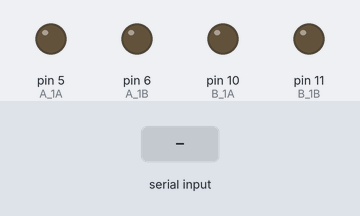
Bench run of a sketch on a simulated Arduino Uno, built with avr-gcc and run on an emulated ATmega328P. Parts: output pins drawn as LEDs (lit = HIGH). Inputs (shaded band) come from the test bench.

Above: at 1.2 s.
1.3 s: "F" received over the second serial link
At 2.5 s:
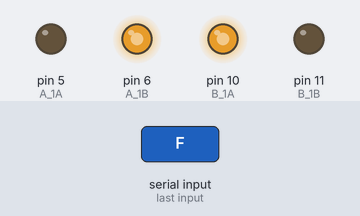
2.8 s: "B" received over the second serial link
At 3.7 s:
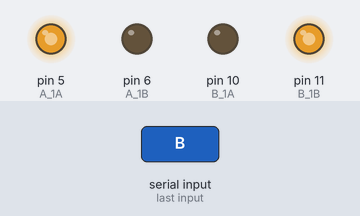
4.3 s: "L" received over the second serial link
At 4.9 s:
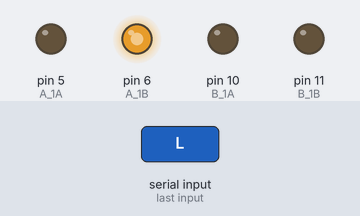
5.8 s: "R" received over the second serial link
At 7.0 s:
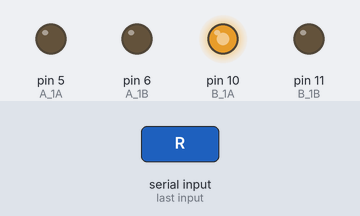
7.3 s: "b" received over the second serial link
At 8.4 s:
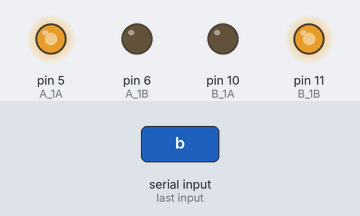
8.8 s: "l" received over the second serial link
At 9.6 s:
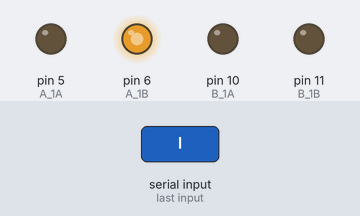
Timing chart, 0 to 11.3 s (numbered marks = the images above; inputs shaded):
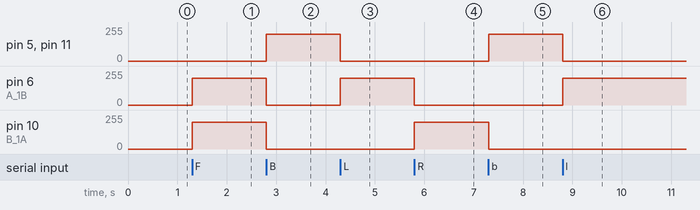

The sketch:

sketch_rc_car_without_cover.ino
```cpp
/*
 * RC car controlled by smartphone with bluetooth communication
 *
 * Control commands send through bluetooth module such as HC-06, HM-10 etc.
 * L9110S motor driver is used for controlling two motors.
 * For more informations : https://www.youtube.com/toymakers or http://cafe.naver.com/toymakers
 *
 * September 17, 2018 programmed by Maker Mentor
 *
 */

 #include <SoftwareSerial.h>

SoftwareSerial BTSerial(13, 12);    // TX:13, RX:12

// Inialize pin number for motor A
#define A_1A  5
#define A_1B  6

// Inialize pin number for motor B
#define B_1A  10
#define B_1B  11

int carSpeed = 200; // Speed of motor

void setup() {
  BTSerial.begin(9600);
  Serial.begin(9600);

  // Set pin mode as OUTPUT for motor A
  pinMode(A_1A, OUTPUT);
  pinMode(A_1B, OUTPUT);

  // Set pin mode as OUTPUT for motor B
  pinMode(B_1A, OUTPUT);
  pinMode(B_1B, OUTPUT);

  // Stop all motors
  stop_moving();
}

void loop() {

  if (BTSerial.available()) {

    char command = BTSerial.read(); // Save a command received from bluetooth module

    if (command == 'F' || command == 'f') {       // Moving forward
      moving_forward();
    }
    else if (command == 'B' || command == 'b') {  // Moving backward
      moving_backward();
    }
    else if (command == 'L' || command == 'l') {  // Moving left
      moving_left();
    }
    else if (command == 'R' || command == 'r') {  // Moving right
      moving_right();
    }
    else if (command == 'S' || command == 's') {  // Stop moving
      stop_moving();
    }
    else {  // Stop moving
      stop_moving();
    }

  }

  // Delay 100ms
  delay(100);
}

void moving_forward() {
  analogWrite(A_1A, LOW);
  analogWrite(A_1B, carSpeed);

  analogWrite(B_1A, carSpeed);
  analogWrite(B_1B, LOW);
}

void moving_backward() {
  analogWrite(A_1A, carSpeed);
  analogWrite(A_1B, LOW);

  analogWrite(B_1A, LOW);
  analogWrite(B_1B, carSpeed);
}

void moving_left() {
  analogWrite(A_1A, LOW);
  analogWrite(A_1B, carSpeed);

  analogWrite(B_1A, LOW);
  analogWrite(B_1B, LOW);
}

void moving_right() {
  analogWrite(A_1A, LOW);
  analogWrite(A_1B, LOW);

  analogWrite(B_1A, carSpeed);
  analogWrite(B_1B, LOW);
}

void stop_moving() {
  digitalWrite(A_1A, LOW);
  digitalWrite(A_1B, LOW);
  digitalWrite(B_1A, LOW);
  digitalWrite(B_1B, LOW);
}
```

Measured:
- after the input at 1.3 s, pin 6 (A_1B), pin 10 (B_1A): 0/255 → 200/255 at once
- after the input at 2.8 s, pin 5 (A_1A), pin 11 (B_1B): 0/255 → 200/255 at once; pin 6 (A_1B), pin 10 (B_1A): 200/255 → 0/255 at once
- after the input at 4.3 s, pin 5 (A_1A), pin 11 (B_1B): 200/255 → 0/255 at once; pin 6 (A_1B): 0/255 → 200/255 at once
- after the input at 5.8 s, pin 6 (A_1B): 200/255 → 0/255 at once; pin 10 (B_1A): 0/255 → 200/255 at once
- after the input at 7.3 s, pin 5 (A_1A), pin 11 (B_1B): 0/255 → 200/255 at once; pin 10 (B_1A): 200/255 → 0/255 at once
- after the input at 8.8 s, pin 5 (A_1A), pin 11 (B_1B): 200/255 → 0/255 at once; pin 6 (A_1B): 0/255 → 200/255 at once
